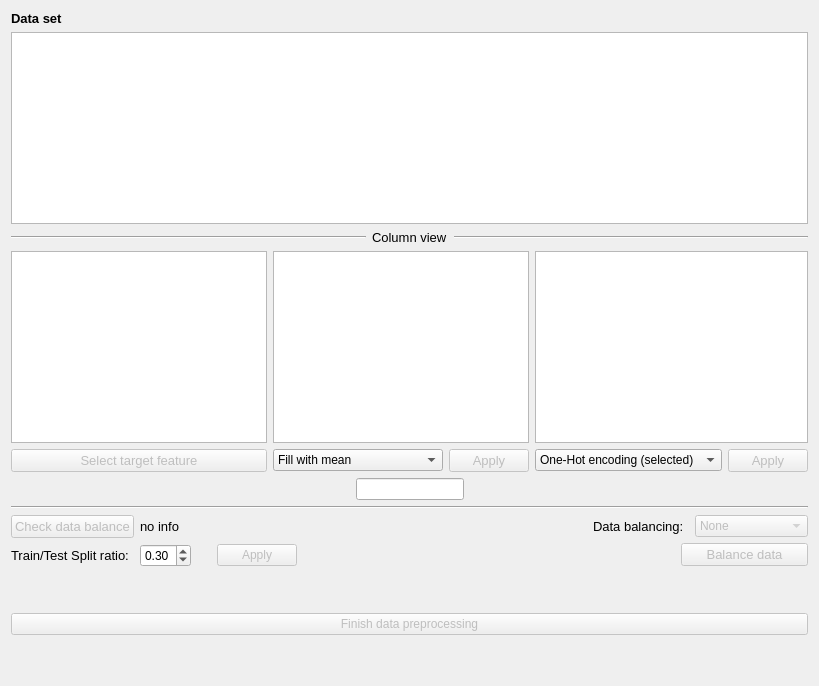
      <widget class="QWidget" name="DataPreproc">
       <attribute name="title">
        <string>Data preprocessing</string>
       </attribute>
       <layout class="QVBoxLayout" name="verticalLayout_12">
        <item>
         <layout class="QVBoxLayout" name="verticalLayout_4">
          <item>
           <widget class="QLabel" name="label_10">
            <property name="font">
             <font>
              <pointsize>10</pointsize>
              <weight>75</weight>
              <bold>true</bold>
             </font>
            </property>
            <property name="text">
             <string>Data set</string>
            </property>
           </widget>
          </item>
          <item>
           <widget class="QTableView" name="df_view">
            <property name="enabled">
             <bool>true</bool>
            </property>
           </widget>
          </item>
         </layout>
        </item>
        <item>
         <layout class="QHBoxLayout" name="horizontalLayout_8">
          <item>
           <widget class="Line" name="line_3">
            <property name="orientation">
             <enum>Qt::Horizontal</enum>
            </property>
           </widget>
          </item>
          <item>
           <widget class="QLabel" name="label_27">
            <property name="sizePolicy">
             <sizepolicy hsizetype="Fixed" vsizetype="Preferred">
              <horstretch>0</horstretch>
              <verstretch>0</verstretch>
             </sizepolicy>
            </property>
            <property name="font">
             <font>
              <pointsize>10</pointsize>
              <weight>50</weight>
              <bold>false</bold>
             </font>
            </property>
            <property name="text">
             <string>Column view</string>
            </property>
           </widget>
          </item>
          <item>
           <widget class="Line" name="line_4">
            <property name="orientation">
             <enum>Qt::Horizontal</enum>
            </property>
           </widget>
          </item>
         </layout>
        </item>
        <item>
         <layout class="QVBoxLayout" name="verticalLayout_8">
          <item>
           <layout class="QHBoxLayout" name="horizontalLayout_11" stretch="1,1,1">
            <item>
             <layout class="QVBoxLayout" name="verticalLayout_5">
              <item>
               <widget class="QListWidget" name="targetColumnList"/>
              </item>
              <item>
               <widget class="QPushButton" name="targetButton">
                <property name="enabled">
                 <bool>false</bool>
                </property>
                <property name="font">
                 <font>
                  <pointsize>10</pointsize>
                 </font>
                </property>
                <property name="text">
                 <string>Select target feature</string>
                </property>
               </widget>
              </item>
             </layout>
            </item>
            <item>
             <layout class="QVBoxLayout" name="verticalLayout_6">
              <item>
               <widget class="QListWidget" name="fillDeleteColumnList"/>
              </item>
              <item>
               <layout class="QHBoxLayout" name="horizontalLayout_9">
                <item>
                 <widget class="QComboBox" name="fillDeleteBox">
                  <item>
                   <property name="text">
                    <string>Fill with mean</string>
                   </property>
                  </item>
                  <item>
                   <property name="text">
                    <string>Fill with value</string>
                   </property>
                  </item>
                  <item>
                   <property name="text">
                    <string>Delete</string>
                   </property>
                  </item>
                 </widget>
                </item>
                <item>
                 <widget class="QPushButton" name="fillDeleteColumnButton">
                  <property name="enabled">
                   <bool>false</bool>
                  </property>
                  <property name="sizePolicy">
                   <sizepolicy hsizetype="Fixed" vsizetype="Fixed">
                    <horstretch>0</horstretch>
                    <verstretch>0</verstretch>
                   </sizepolicy>
                  </property>
                  <property name="font">
                   <font>
                    <pointsize>10</pointsize>
                   </font>
                  </property>
                  <property name="text">
                   <string>Apply</string>
                  </property>
                 </widget>
                </item>
               </layout>
              </item>
             </layout>
            </item>
            <item>
             <layout class="QVBoxLayout" name="verticalLayout_7">
              <item>
               <widget class="QListWidget" name="encodeList"/>
              </item>
              <item>
               <layout class="QHBoxLayout" name="horizontalLayout_10">
                <item>
                 <widget class="QComboBox" name="encodeBox">
                  <item>
                   <property name="text">
                    <string>One-Hot encoding (selected)</string>
                   </property>
                  </item>
                  <item>
                   <property name="text">
                    <string>One-Hot encoding (all)</string>
                   </property>
                  </item>
                  <item>
                   <property name="text">
                    <string>Label encoding (selected)</string>
                   </property>
                  </item>
                  <item>
                   <property name="text">
                    <string>Label encoding (all)</string>
                   </property>
                  </item>
                  <item>
                   <property name="text">
                    <string/>
                   </property>
                  </item>
                 </widget>
                </item>
                <item>
                 <widget class="QPushButton" name="encodeButton">
                  <property name="enabled">
                   <bool>false</bool>
                  </property>
                  <property name="sizePolicy">
                   <sizepolicy hsizetype="Fixed" vsizetype="Fixed">
                    <horstretch>0</horstretch>
                    <verstretch>0</verstretch>
                   </sizepolicy>
                  </property>
                  <property name="font">
                   <font>
                    <pointsize>10</pointsize>
                   </font>
                  </property>
                  <property name="text">
                   <string>Apply</string>
                  </property>
                 </widget>
                </item>
               </layout>
              </item>
             </layout>
            </item>
           </layout>
          </item>
          <item>
           <layout class="QHBoxLayout" name="horizontalLayout_12">
            <item>
             <spacer name="horizontalSpacer_10">
              <property name="orientation">
               <enum>Qt::Horizontal</enum>
              </property>
              <property name="sizeType">
               <enum>QSizePolicy::Expanding</enum>
              </property>
              <property name="sizeHint" stdset="0">
               <size>
                <width>200</width>
                <height>20</height>
               </size>
              </property>
             </spacer>
            </item>
            <item>
             <widget class="QLineEdit" name="fillValueLine">
              <property name="sizePolicy">
               <sizepolicy hsizetype="Fixed" vsizetype="Fixed">
                <horstretch>0</horstretch>
                <verstretch>0</verstretch>
               </sizepolicy>
              </property>
              <property name="text">
               <string/>
              </property>
             </widget>
            </item>
            <item>
             <spacer name="horizontalSpacer_11">
              <property name="orientation">
               <enum>Qt::Horizontal</enum>
              </property>
              <property name="sizeHint" stdset="0">
               <size>
                <width>40</width>
                <height>20</height>
               </size>
              </property>
             </spacer>
            </item>
           </layout>
          </item>
         </layout>
        </item>
        <item>
         <layout class="QVBoxLayout" name="verticalLayout_11">
          <item>
           <widget class="Line" name="line_5">
            <property name="orientation">
             <enum>Qt::Horizontal</enum>
            </property>
           </widget>
          </item>
          <item>
           <layout class="QHBoxLayout" name="horizontalLayout_17">
            <item>
             <layout class="QVBoxLayout" name="verticalLayout_9">
              <item>
               <layout class="QHBoxLayout" name="horizontalLayout_13">
                <item>
                 <widget class="QPushButton" name="checkBalanceButton">
                  <property name="enabled">
                   <bool>false</bool>
                  </property>
                  <property name="font">
                   <font>
                    <pointsize>10</pointsize>
                   </font>
                  </property>
                  <property name="text">
                   <string>Check data balance</string>
                  </property>
                 </widget>
                </item>
                <item>
                 <widget class="QLabel" name="isBalancedLabel">
                  <property name="font">
                   <font>
                    <pointsize>10</pointsize>
                   </font>
                  </property>
                  <property name="text">
                   <string>no info</string>
                  </property>
                 </widget>
                </item>
                <item>
                 <spacer name="horizontalSpacer_12">
                  <property name="orientation">
                   <enum>Qt::Horizontal</enum>
                  </property>
                  <property name="sizeHint" stdset="0">
                   <size>
                    <width>40</width>
                    <height>20</height>
                   </size>
                  </property>
                 </spacer>
                </item>
               </layout>
              </item>
              <item>
               <layout class="QHBoxLayout" name="horizontalLayout_14">
                <item>
                 <widget class="QLabel" name="trainTestSplitLabel">
                  <property name="font">
                   <font>
                    <pointsize>10</pointsize>
                   </font>
                  </property>
                  <property name="text">
                   <string>Train/Test Split ratio:</string>
                  </property>
                 </widget>
                </item>
                <item>
                 <spacer name="horizontalSpacer_13">
                  <property name="orientation">
                   <enum>Qt::Horizontal</enum>
                  </property>
                  <property name="sizeType">
                   <enum>QSizePolicy::Fixed</enum>
                  </property>
                  <property name="sizeHint" stdset="0">
                   <size>
                    <width>5</width>
                    <height>20</height>
                   </size>
                  </property>
                 </spacer>
                </item>
                <item>
                 <widget class="QDoubleSpinBox" name="trainTestSplit">
                  <property name="maximum">
                   <double>1.000000000000000</double>
                  </property>
                  <property name="singleStep">
                   <double>0.010000000000000</double>
                  </property>
                  <property name="value">
                   <double>0.300000000000000</double>
                  </property>
                 </widget>
                </item>
                <item>
                 <spacer name="horizontalSpacer_14">
                  <property name="orientation">
                   <enum>Qt::Horizontal</enum>
                  </property>
                  <property name="sizeType">
                   <enum>QSizePolicy::Fixed</enum>
                  </property>
                  <property name="sizeHint" stdset="0">
                   <size>
                    <width>20</width>
                    <height>20</height>
                   </size>
                  </property>
                 </spacer>
                </item>
                <item>
                 <widget class="QPushButton" name="trainTestSplitButton">
                  <property name="enabled">
                   <bool>false</bool>
                  </property>
                  <property name="text">
                   <string>Apply</string>
                  </property>
                 </widget>
                </item>
                <item>
                 <spacer name="horizontalSpacer_19">
                  <property name="orientation">
                   <enum>Qt::Horizontal</enum>
                  </property>
                  <property name="sizeHint" stdset="0">
                   <size>
                    <width>40</width>
                    <height>20</height>
                   </size>
                  </property>
                 </spacer>
                </item>
               </layout>
              </item>
              <item>
               <spacer name="verticalSpacer_4">
                <property name="orientation">
                 <enum>Qt::Vertical</enum>
                </property>
                <property name="sizeHint" stdset="0">
                 <size>
                  <width>20</width>
                  <height>40</height>
                 </size>
                </property>
               </spacer>
              </item>
             </layout>
            </item>
            <item>
             <spacer name="horizontalSpacer_18">
              <property name="orientation">
               <enum>Qt::Horizontal</enum>
              </property>
              <property name="sizeHint" stdset="0">
               <size>
                <width>40</width>
                <height>20</height>
               </size>
              </property>
             </spacer>
            </item>
            <item>
             <layout class="QVBoxLayout" name="verticalLayout_10">
              <item>
               <layout class="QHBoxLayout" name="horizontalLayout_15">
                <item>
                 <spacer name="horizontalSpacer_16">
                  <property name="orientation">
                   <enum>Qt::Horizontal</enum>
                  </property>
                  <property name="sizeType">
                   <enum>QSizePolicy::Fixed</enum>
                  </property>
                  <property name="sizeHint" stdset="0">
                   <size>
                    <width>40</width>
                    <height>20</height>
                   </size>
                  </property>
                 </spacer>
                </item>
                <item>
                 <widget class="QLabel" name="balancingLabel">
                  <property name="sizePolicy">
                   <sizepolicy hsizetype="Fixed" vsizetype="Preferred">
                    <horstretch>0</horstretch>
                    <verstretch>0</verstretch>
                   </sizepolicy>
                  </property>
                  <property name="font">
                   <font>
                    <pointsize>10</pointsize>
                   </font>
                  </property>
                  <property name="text">
                   <string>Data balancing:</string>
                  </property>
                 </widget>
                </item>
                <item>
                 <spacer name="horizontalSpacer_15">
                  <property name="orientation">
                   <enum>Qt::Horizontal</enum>
                  </property>
                  <property name="sizeType">
                   <enum>QSizePolicy::Fixed</enum>
                  </property>
                  <property name="sizeHint" stdset="0">
                   <size>
                    <width>5</width>
                    <height>20</height>
                   </size>
                  </property>
                 </spacer>
                </item>
                <item>
                 <widget class="QComboBox" name="dataBalancing">
                  <property name="enabled">
                   <bool>false</bool>
                  </property>
                  <item>
                   <property name="text">
                    <string>None</string>
                   </property>
                  </item>
                  <item>
                   <property name="text">
                    <string>Oversampling</string>
                   </property>
                  </item>
                  <item>
                   <property name="text">
                    <string>SMOTE</string>
                   </property>
                  </item>
                  <item>
                   <property name="text">
                    <string>Over +Under</string>
                   </property>
                  </item>
                  <item>
                   <property name="text">
                    <string>Undersampling</string>
                   </property>
                  </item>
                  <item>
                   <property name="text">
                    <string>NearMiss</string>
                   </property>
                  </item>
                 </widget>
                </item>
               </layout>
              </item>
              <item>
               <layout class="QHBoxLayout" name="horizontalLayout_16">
                <item>
                 <spacer name="horizontalSpacer_17">
                  <property name="orientation">
                   <enum>Qt::Horizontal</enum>
                  </property>
                  <property name="sizeHint" stdset="0">
                   <size>
                    <width>40</width>
                    <height>20</height>
                   </size>
                  </property>
                 </spacer>
                </item>
                <item>
                 <widget class="QPushButton" name="balanceButton">
                  <property name="enabled">
                   <bool>false</bool>
                  </property>
                  <property name="sizePolicy">
                   <sizepolicy hsizetype="Expanding" vsizetype="Fixed">
                    <horstretch>0</horstretch>
                    <verstretch>0</verstretch>
                   </sizepolicy>
                  </property>
                  <property name="font">
                   <font>
                    <pointsize>10</pointsize>
                   </font>
                  </property>
                  <property name="text">
                   <string>Balance data</string>
                  </property>
                 </widget>
                </item>
               </layout>
              </item>
              <item>
               <spacer name="verticalSpacer_3">
                <property name="orientation">
                 <enum>Qt::Vertical</enum>
                </property>
                <property name="sizeHint" stdset="0">
                 <size>
                  <width>20</width>
                  <height>40</height>
                 </size>
                </property>
               </spacer>
              </item>
             </layout>
            </item>
           </layout>
          </item>
         </layout>
        </item>
        <item>
         <widget class="QPushButton" name="finishPrepocessing">
          <property name="enabled">
           <bool>false</bool>
          </property>
          <property name="text">
           <string>Finish data preprocessing</string>
          </property>
         </widget>
        </item>
        <item>
         <spacer name="verticalSpacer_15">
          <property name="orientation">
           <enum>Qt::Vertical</enum>
          </property>
          <property name="sizeHint" stdset="0">
           <size>
            <width>20</width>
            <height>40</height>
           </size>
          </property>
         </spacer>
        </item>
       </layout>
      </widget>
